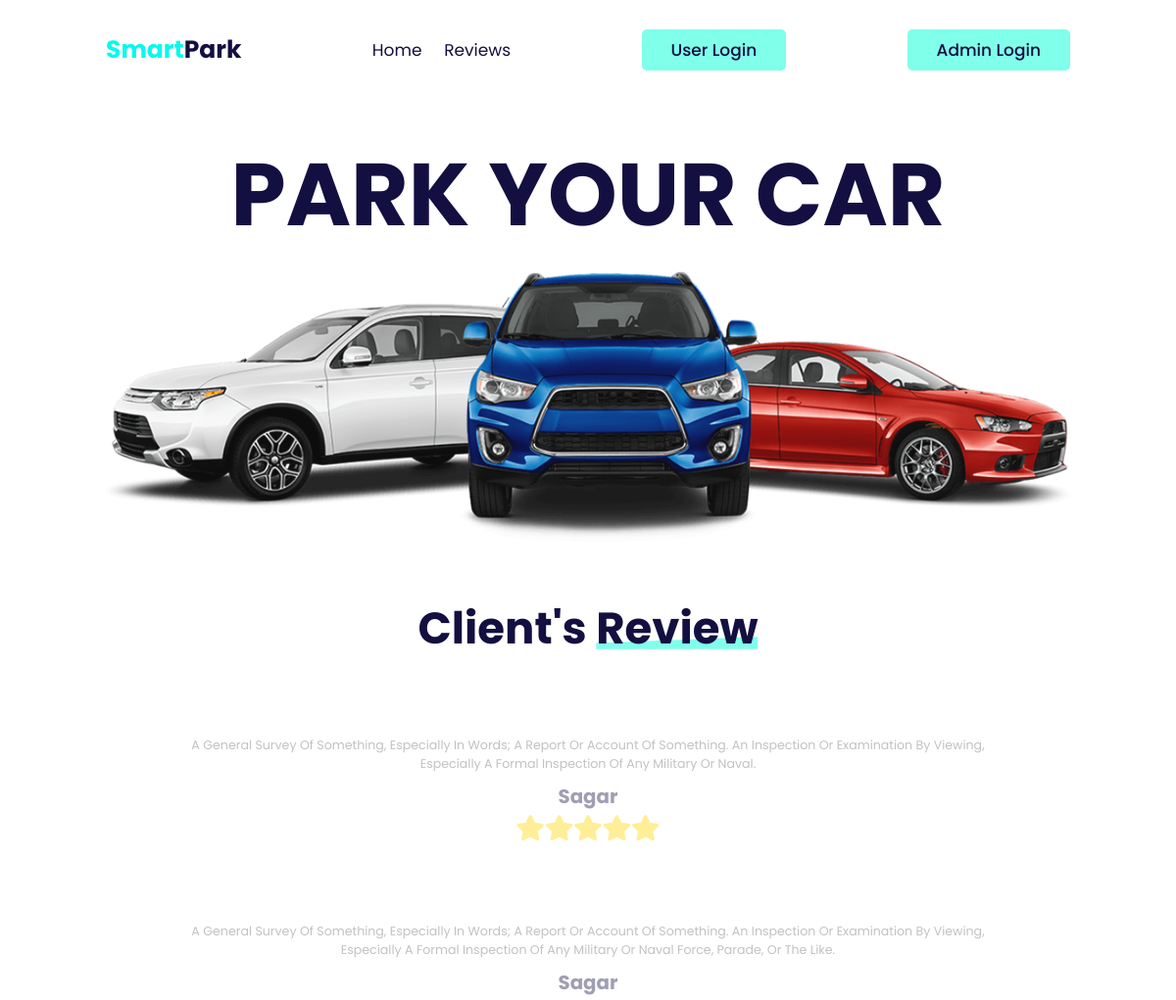
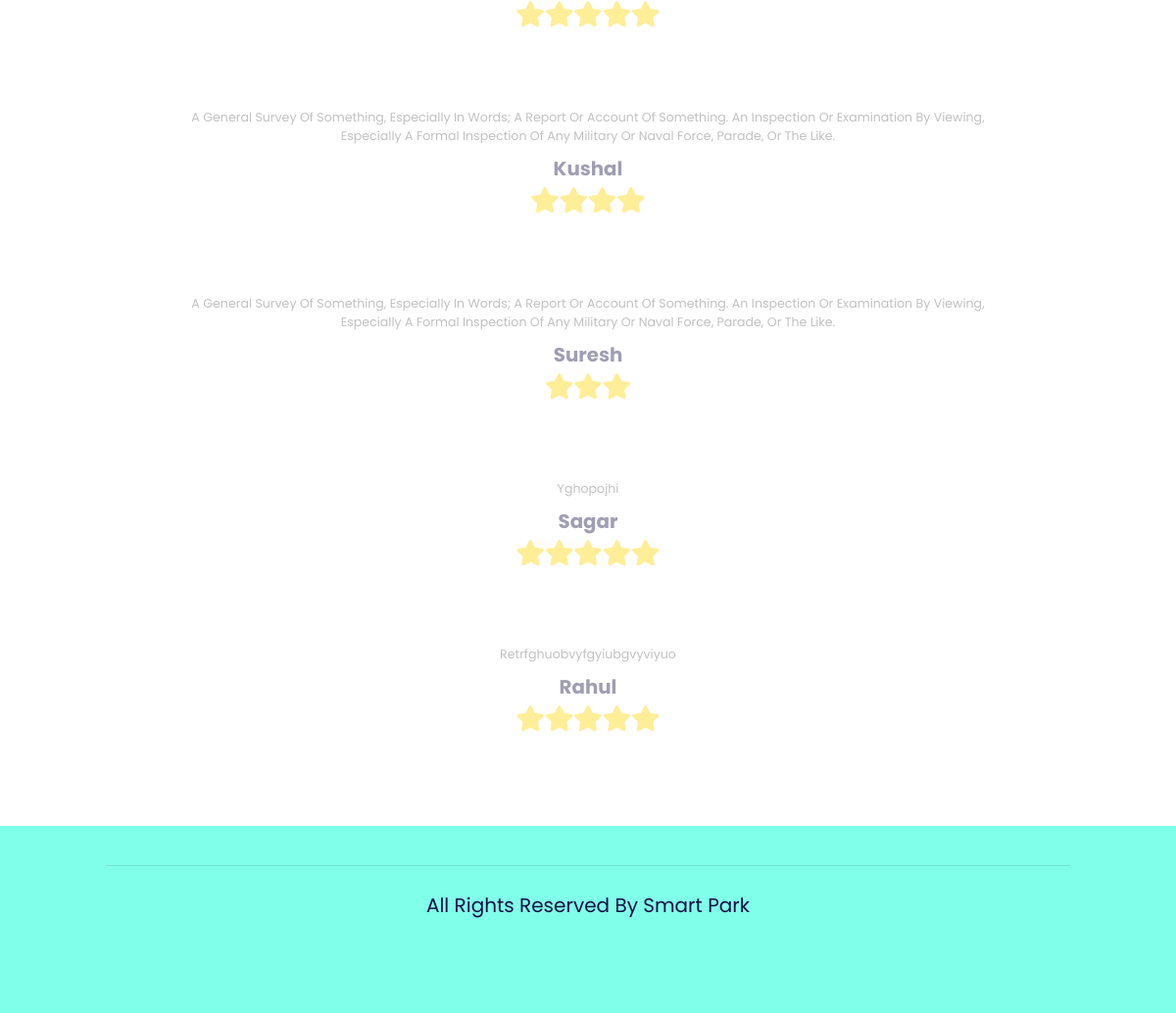
The page / on the database its author committed (2 pictures, top to bottom).
### tables this page shows
CREATE TABLE `reviews` (
  `id` int(11) NOT NULL,
  `username` varchar(255) NOT NULL,
  `rating` int(11) NOT NULL,
  `review` text NOT NULL,
  `created_at` timestamp NOT NULL DEFAULT current_timestamp()
);

### index.php (the view, shortened to what this page needs)
<!DOCTYPE html>
<html lang="en">
<head>
    <link rel="stylesheet" href="https://unpkg.com/swiper@7/swiper-bundle.min.css" />
    <link rel="stylesheet" href="https://cdnjs.cloudflare.com/ajax/libs/font-awesome/5.15.4/css/all.min.css">
    <link rel="stylesheet" href="css/style.css">
</head>
<body>
<header class="header">
    <a href="#" class="logo"> <span>Smart</span>Park</a>
    <nav class="navbar">
        <a href="#home">Home</a>
        <a href="#reviews">reviews</a>
    </nav>
    <div id="login-btn">
        <button class="btn"> User login</button>
    </div>
    <div id="login-btn">
       <a href="admin_login.php"><button class="btn"> Admin login</button></a>
    </div>
</header>
<br><br>
<section class="home" id="home">
    <h3 data-speed="-2" class="home-parallax">Park your car</h3>
    <img data-speed="5" class="home-parallax" src="image/home-img.png" alt="">
</section>
<?php
$servername = "localhost";
$username = "root";
$password = "";
$dbname = "parking";
$conn = new mysqli($servername, $username, $password, $dbname);
?>
<?php
$sql1 = "SELECT * FROM reviews";
$result1 = $conn->query($sql1);
?>
<section class="reviews" id="reviews">
    <h1 class="heading"> client's <span>review</span> </h1>
    <div class="swiper review-slider">
        <div class="swiper-wrapper">
        <?php
            if ($result1->num_rows > 0) {
                while ($row1= $result1->fetch_assoc()) {
            ?>
            <div class="swiper-slide box">
                <div class="content">
<p><?php echo $row1['review']; ?> </p>
                    <h3><?php echo $row1['username']; ?></h3>
                    <?php
                    $rating = $row1["rating"];
        for ($i = 0; $i < $rating; $i++) {
            echo "<i class='fas fa-star' style='color:gold;font-size:29px;'></i>";
        }?>
                </div>
            </div>
            <?php
                }
            } else {
                echo "No cars available.";
            }
            ?>
        </div>
    </div>
</section>
<section class="footer" id="footer">
<div class="credit"> All Rights Reserved By Smart Park </div>
</section>
</body>
</html>

### css/style.css (style rules this page uses)
:root { --yellow:#06f9ed; --light-yellow:#80ffea; --black:#130f40; --light-color:#666; --box-shadow:0 .5rem 1rem rgba(0,0,0,.1); --border:.1rem solid rgba(0,0,0,.1); }
* { font-family: 'Poppins', sans-serif; margin:0; padding:0; box-sizing: border-box; outline: none; border:none; text-decoration: none; text-transform: capitalize; transition: .2s linear; }
html { font-size: 62.5%; overflow-x: hidden; scroll-padding-top: 7rem; scroll-behavior: smooth; }
section { padding:2rem 9%; }
.heading { padding-bottom: 2rem; text-align: center; font-size: 4.5rem; color:var(--black); }
.heading span { position: relative; z-index: 0; }
.heading span::before { content: ''; position: absolute; bottom:1rem; left:0; height: 100%; width: 100%; background: var(--light-yellow); z-index: -1; clip-path: polygon(0 90%, 100% 80%, 100% 100%, 0% 100%); }
.btn { display: inline-block; margin-top: 1rem; padding:.8rem 3rem; background:var(--light-yellow); color:var(--black); cursor: pointer; font-size: 1.7rem; border-radius: .5rem; font-weight: 500; text-align: center; }
.header { display: flex; align-items: center; justify-content: space-between; position: fixed; top:0; left:0; right:0; padding:3rem 9%; z-index: 1000; background: #fff; }
.header .logo { font-size: 2.5rem; color:var(--black); font-weight: bold; }
.header .logo span { color:var(--yellow); }
.header .navbar a { margin:0 1rem; font-size: 1.7rem; color:var(--black); }
#login-btn .btn { margin-top: 0; }
.home { padding-top: 10rem; text-align: center; overflow-x: hidden; }
.home h3 { color:var(--black); font-size: 7.5vw; text-transform: uppercase; }
.home img { width:100%; margin:1rem 0; }
.reviews .review-slider { padding-bottom: 3rem; }
.reviews .review-slider .box { text-align: center; padding:2rem; margin: 2rem 0; opacity: .4; transform: scale(.9); }
.reviews .review-slider .box .content p { color:var(--light-color); font-size: 1.4rem; padding:1rem 0; }
.reviews .review-slider .box .content h3 { color:var(--black); font-size: 2.2rem; padding-bottom: .5rem; }
.footer { background: var(--light-yellow); padding-bottom: 8rem; }
.footer .credit { text-align: center; padding:1.5rem; padding-top: 2.5rem; margin-top: 2rem; border-top: var(--border); font-size: 2rem; color:var(--black); }

### rows shown on the page
reviews: review "A General Survey Of Something, Especially In Words; A Report Or Account Of Something. An Inspection Or Examination By Viewing, Especially A Formal Inspection Of Any Military Or Naval.", username "Sagar", rating 5 (drawn)
reviews: review "A General Survey Of Something, Especially In Words; A Report Or Account Of Something. An Inspection Or Examination By Viewing, Especially A Formal Inspection Of Any Military Or Naval Force, Parade, Or The Like.", username "Sagar", rating 5 (drawn)
reviews: review "A General Survey Of Something, Especially In Words; A Report Or Account Of Something. An Inspection Or Examination By Viewing, Especially A Formal Inspection Of Any Military Or Naval Force, Parade, Or The Like.", username "Kushal", rating 4 (drawn)
reviews: review "A General Survey Of Something, Especially In Words; A Report Or Account Of Something. An Inspection Or Examination By Viewing, Especially A Formal Inspection Of Any Military Or Naval Force, Parade, Or The Like.", username "Suresh", rating 3 (drawn)
reviews: review "Yghopojhi", username "Sagar", rating 5 (drawn)
reviews: review "Retrfghuobvyfgyiubgvyviyuo", username "Rahul", rating 5 (drawn)
